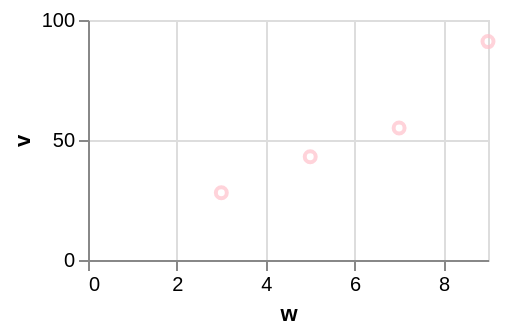

The specification (Vega-Lite) saved for this image:
### Vega-Lite specification from a JSON file in a GitHub repository (floating-point values rounded to 4 significant figures)
{"$schema": "https://vega.github.io/schema/vega-lite/v6.json", "width": 200, "height": 120, "data": {"values": [{"c": "alpha", "v": 28, "w": 3, "t": "2024-01-07"}, {"c": "beta", "v": 55, "w": 7, "t": "2024-03-19"}, {"c": "gamma", "v": 43, "w": 5, "t": "2024-06-02"}, {"c": "delta", "v": 91, "w": 9, "t": "2024-09-11"}]}, "mark": "point", "encoding": {"x": {"field": "w", "type": "quantitative"}, "y": {"field": "v", "type": "quantitative"}}, "config": {"point": {"stroke": "pink"}}}
